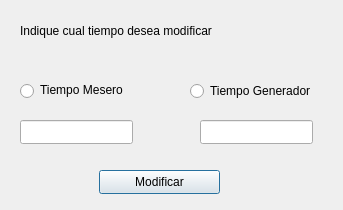
<?xml version="1.0" encoding="UTF-8"?>
<ui version="4.0">
 <class>ModificarTiempo</class>
 <widget class="QDialog" name="ModificarTiempo">
  <property name="geometry">
   <rect>
    <x>0</x>
    <y>0</y>
    <width>343</width>
    <height>210</height>
   </rect>
  </property>
  <property name="windowTitle">
   <string>Dialog</string>
  </property>
  <widget class="QLineEdit" name="lineEdit">
   <property name="geometry">
    <rect>
     <x>20</x>
     <y>120</y>
     <width>113</width>
     <height>24</height>
    </rect>
   </property>
   <property name="text">
    <string/>
   </property>
  </widget>
  <widget class="QRadioButton" name="radioButton">
   <property name="geometry">
    <rect>
     <x>20</x>
     <y>80</y>
     <width>31</width>
     <height>22</height>
    </rect>
   </property>
   <property name="text">
    <string/>
   </property>
  </widget>
  <widget class="QRadioButton" name="radioButton_2">
   <property name="geometry">
    <rect>
     <x>190</x>
     <y>80</y>
     <width>31</width>
     <height>22</height>
    </rect>
   </property>
   <property name="text">
    <string/>
   </property>
  </widget>
  <widget class="QLineEdit" name="lineEdit_2">
   <property name="geometry">
    <rect>
     <x>200</x>
     <y>120</y>
     <width>113</width>
     <height>24</height>
    </rect>
   </property>
   <property name="text">
    <string/>
   </property>
  </widget>
  <widget class="QLabel" name="label">
   <property name="geometry">
    <rect>
     <x>20</x>
     <y>15</y>
     <width>331</width>
     <height>31</height>
    </rect>
   </property>
   <property name="text">
    <string>Indique cual tiempo desea modificar</string>
   </property>
  </widget>
  <widget class="QPushButton" name="pushButton">
   <property name="geometry">
    <rect>
     <x>99</x>
     <y>170</y>
     <width>121</width>
     <height>24</height>
    </rect>
   </property>
   <property name="text">
    <string>Modificar</string>
   </property>
  </widget>
  <widget class="QLabel" name="label_2">
   <property name="geometry">
    <rect>
     <x>210</x>
     <y>80</y>
     <width>121</width>
     <height>21</height>
    </rect>
   </property>
   <property name="text">
    <string>Tiempo Generador</string>
   </property>
  </widget>
  <widget class="QLabel" name="label_3">
   <property name="geometry">
    <rect>
     <x>40</x>
     <y>80</y>
     <width>101</width>
     <height>20</height>
    </rect>
   </property>
   <property name="text">
    <string>Tiempo Mesero</string>
   </property>
  </widget>
 </widget>
 <resources/>
 <connections/>
</ui>
